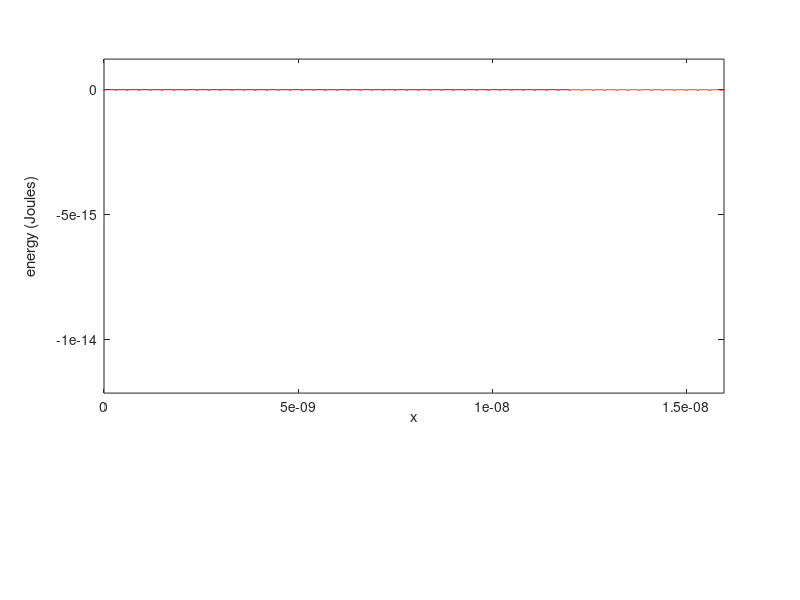
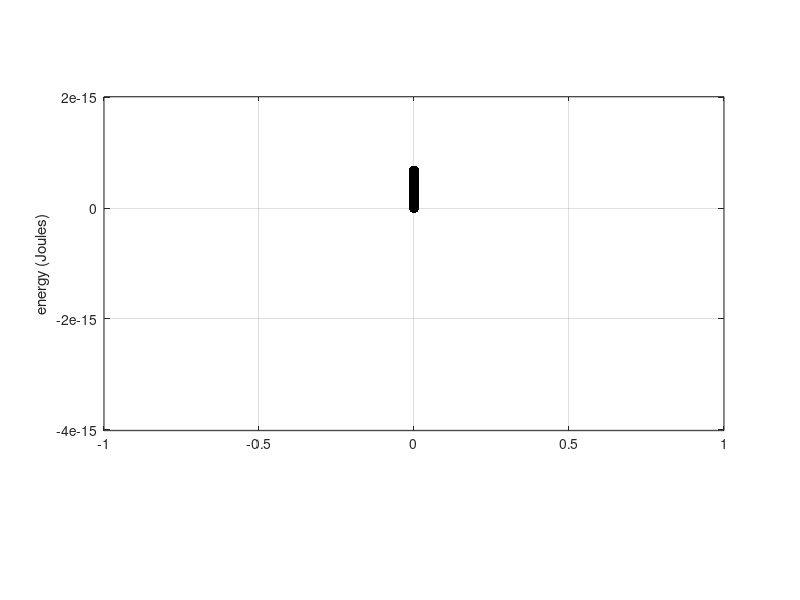

MATLAB code for these plots, in order:
function onedimension(k,s)
% Electron in crystal - 1 dimension
% Authors: Kelly C. Offield and Ed Bueler
% University of Alaska Fairbanks
% Updated 18 December 2017

% The quantum mechanical problem of the motion of an electron through
% a lattice of identical atoms. This program finds the matrix H (the 
% Hamiltonian operator) so that the eigen values (=allowed energies)
% may be found from the time-independent Schroedinger equation
% HPhi=EPhi. Now, H = -((hbar)^2)/(2mass)*(del^2) + V, where hbar is
% the quantum constant, mass is the mass of the electron, del is the
% delta operator, and V is the potential energy function that
% determines the motion of the particle. This program approximates the
% second derivative (del^2)Phi as the difference (1/dx^2)*
% [Phi(x+dx)-2Phi(x)+Phi(x-dx)] and this formula is used recursively
% in the first matrix calculated in this code, 'A'. The 2nd matrix
% calculated in this code, 'B' represents the 2nd term in the
% Hamiltonian, or V. if we let c = (hbar^2)/(2*mass), then the working
% equation for this program is (1/c)*H = (1/d^2)*[-Phi(n-1)+2*Phi(n)-
% Phi(n+1)]+(1/c)V(n)Phi(n) = [(1/d^2)*A + B]Phi.

if nargin < 1
    k = 40;             % number of atoms
end
if nargin < 2
    s = 50;             % number subintervals between atoms
end

% physical parameters and function
hbar = 1.05457e-34;     % planck's constant [Joule-seconds]
mass = 9.10938e-31;     % electron mass [kg]
c = (hbar^2)/(2*mass);
m = 3e-10;			% distance between atoms [meters]; 10^-10 m = 1 angstrom
                    % compare observed values at https://en.wikipedia.org/wiki/Lattice_constant

%%%%%%%%%%%%% HAS MAJOR FIXES
%V0 = 10e30*hbar;		% The depth of the potential wells;
%                        % = 1.05457e-4 Joules?
V0 = 1.54e-18;		% The depth of the potential wells; see below
V = @(x) -V0*cos(x*2*pi/m) - V0; 	% The potential energy function

% coulomb potential would be:
%   V_C(r) = k_e q Q / r
% where k_e = 8.987e9 N m^2 / C^2    is coulombs constant
%         q = -1.60217662e-19 C      is charge of electron
% and we can assume Q = -q (roughly); then
%   V_C(r) = -2.31e-28 / r    Joules (if r in m)
% so scale of V should be comparable to change in V_C(r) if r changes from
% (e.g.) crystal spacing to one-third of crystal spacing:
%   V_C(3e-10) - V_C(1e-11) = 1.54e-18
%%%%%%%%%%%%%

% numerical parameters
dx = m/s;			% spacing between grid points
L = k*m;			% total length of crystal
M = round(L/dx);    % size of MxM matrix
x = 0:dx:L-dx;  		% the grid on the interval [0,L)
% xx = mod(x,m);	 	% due to periodicity of V(x)...

fprintf('using %d atoms in crystal with spacing %.3e m\n',k,m)
fprintf('using %d x %d matrix to approximate the Hamiltonian\n',M,M)

figure(1), plot(x,V(x))
xlabel x, ylabel('energy (Joules)')

%%%%%%%%%%%%%%%%% ADDITIONAL PLOTTING
xxx = -L:dx:2*L-dx;
Vtrue = zeros(size(xxx));
for j = -k:2*k
    VC = 2.31e-28 ./ abs(xxx - j * m);   % coulomb potential for nucleus at x = j m
    Vtrue = Vtrue - VC;
end
hold on, plot(xxx,Vtrue,'r'), hold off
axis([0, L, -10*V0, V0])
%%%%%%%%%%%%%%%%%


%%%%% AS CONSTRUCTED, THIS MATRIX IS THE NEGATIVE OF dx^2 TIMES THE SECOND DERIVATIVES
% This first matrix 'A' will represent the first term in the Hamiltonian, or the second spatial derivative term.
	% Define the size of the matrix 'A'
		A = zeros(M,M);
	% Boundary Conditions + something else???
		A(1,1) = 2;  A(M,M)   = 2;
		A(1,2) = -1; A(M,M-1) = -1;
		A(1,M) = -1; A(M,1)   = -1;
	% Loop through A for difference rule for 2nd derivative
		for j = 2:M-1
		    A(j,j-1) = -1;
		    A(j,j)   = 2;
		    A(j,j+1) = -1;
		end

% This second matrix 'B' will represent the second term in the
% Hamiltonian, or the potential, V.
	% Loop through B for potential values
    	% Assign the size of matrix 'B'
		B = zeros(M,M);
		for j = 1:M
		 		B(j,j) = V(x(j));
		end

% The Hamiltonian for the time-independent Schroedinger equation, H*phi = E*phi is
% H = -c*(1/(dx^2))*A + B; where E will 
% be the eigenvalues. Plot these values and compare to V(max) and to theory. For the current configuration (23 Nov 2017),
% V(max) = 0.

%H = -c*(1/(dx^2))*A + B;
H = c*(1/(dx^2))*A + B;

E = eig(H);


fprintf('there are %d positive energies (scattering)\n',sum(E>0))
fprintf('there are %d negative energies (bound)\n',sum(E<=0))

figure(2)
plot(zeros(size(E)),E,'ko')
axis([-1, 1, -4*V0, 2*V0])
ylabel('energy (Joules)')
grid on

%stairs(x,E)
%scatter(x,E)
%xx = xx(1:length(xx)-1);
%stairs(xx,E)
%hold on
%V_max = max(V(x));  V_max(1:length(xx)) = V_max;
%V_max = max(V(x)) * ones(size(x));
%plot(x,V_max)
%hold off
